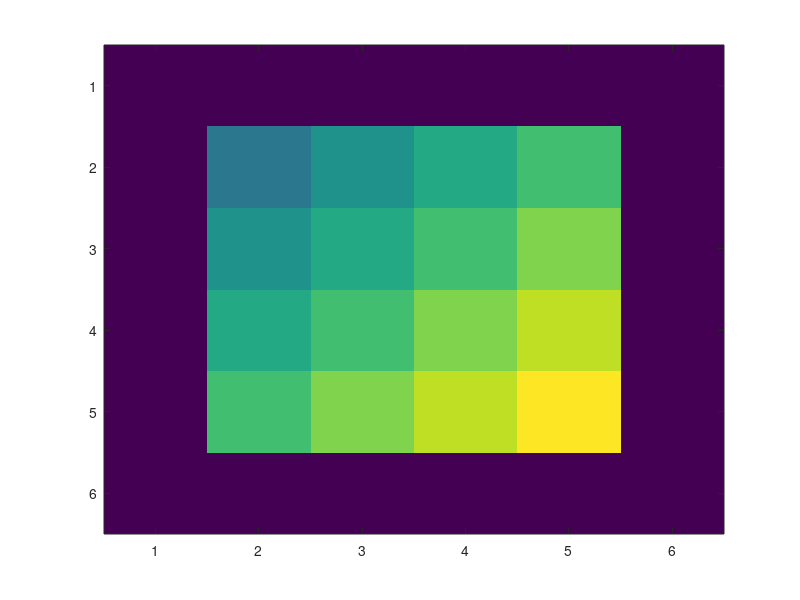
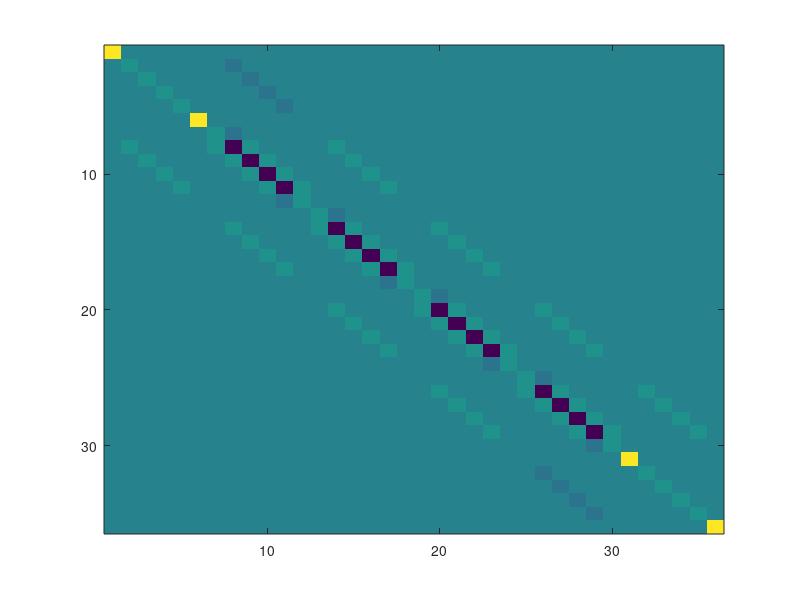
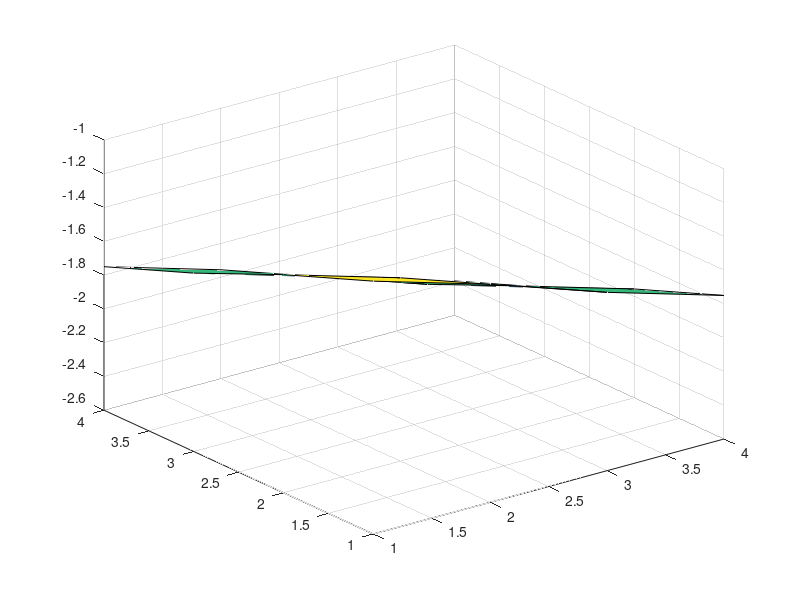

Here is the MATLAB script that generated these plots, in order:
% 2D Toy Problem for HW1 (CMIS18)

% Initialize variables
dx = 1;
dy = 1;
kappa = 2;
n = 4;
N = n + 2;

% Compute f
f = zeros(N);
for i = 2:N-1
    for j = 2:N-1
        f(i, j) = i + j;
    end
end

figure(1)
imagesc(f)

% Compute A
% Compute coefficients
c0 = -kappa^2 - 2.0/dx^2 - 2.0/dy^2;
c1 = 1.0/dx^2;
c2 = 1.0/dy^2;

% Initialize domain nodes coefficients
A = zeros(N^2);
for j = 2:N-1
    for i = 2:N-1
        k = (j-1)*N + i;
        A(k, k) = c0;
        A(k, k - 1) = c1;
        A(k, k + 1) = c1;
        A(k, k - N) = c2;
        A(k, k + N) = c2;
    end
end

% Initialize ghost nodes coefficients
for i = 2:N-1
    j1 = 1;
    j2 = N;
    k1 = (j1 - 1) * N + i;
    k2 = (j2 - 1) * N + i;
    A(k1, k1) = 1;
    A(k1, k1 + N) = -1;
    A(k2, k2) = 1;
    A(k2, k2 - N) = -1;
end

for j = 2:N-1
    i1 = 1;
    i2 = N;
    k3 = (j-1)*N + i1;
    k4 = (j-1)*N + i2;
    A(k3, k3) = 1;
    A(k3, k3 + 1) = -1;
    A(k4, k4) = 1;
    A(k4, k4 - 1) = -1;
end

A(1, 1) = 10;
A(N, N) = 10;
A(N*N, N*N) = 10;
A(N*(N-1) + 1, N*(N-1) + 1) = 10;

f_new = reshape(f, [(N)^2, 1]);

figure(2);
imagesc(A);

% Compute solution for Au = f

u = A \ f_new;

u_new = reshape(u, [N, N])';

% Remove ghost nodes from u matrix
u_new = u_new(2:5, 2:5);

figure(3);
surf(u_new);


% Compute eigenvalues
e = eig(A);
            
